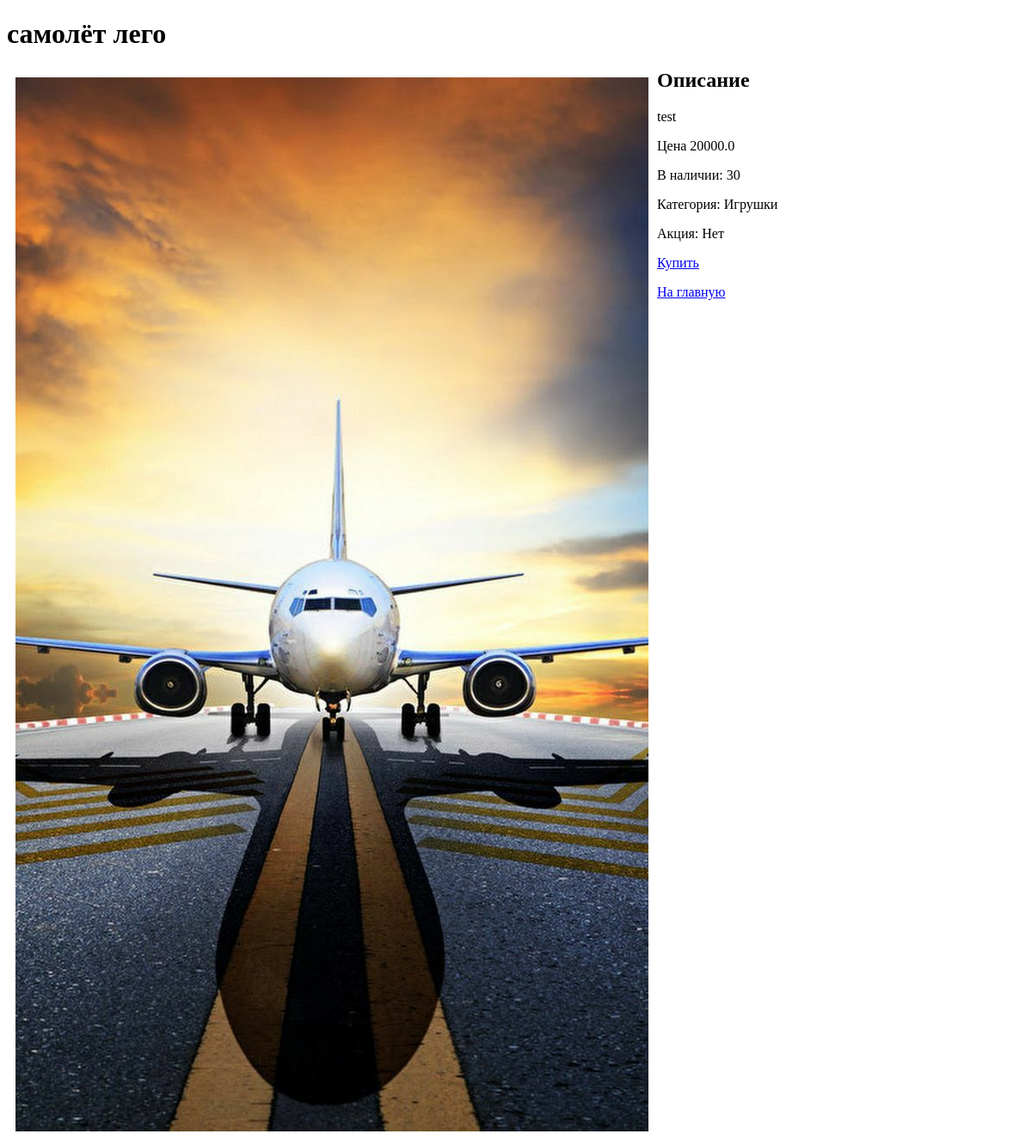
/product/2 (signed in), run on the app's committed database.
### app/models/product.py (models this page shows)
class ProductModel(Base):
    __tablename__ = 'products'
    __table_args__ = {'keep_existing': True}
    id = Column(INTEGER, primary_key=True)
    name = Column(String, index=True)
    description = Column(String)
    item_number = Column(String)
    price = Column(DOUBLE)
    count = Column(INTEGER)
    is_active = Column(BOOLEAN, default=True)
    category_id = Column(INTEGER, ForeignKey('categories.id', ondelete='CASCADE'), nullable=False)
    action = Column(BOOLEAN, default=False)
    img = Column(String)
    category = relationship('Categories')
    used_buy = relationship(
        'BuyerProd',
        back_populates='product',
        cascade='save-update, merge, delete',
        passive_deletes=True,
    )

### app/models/category.py (models this page shows)
class Categories(Base):
    __tablename__ = 'categories'
    __table_args__ = {'keep_existing': True}
    id = Column(INTEGER, primary_key=True)
    name = Column(String, unique=True)
    parent = Column(INTEGER, ForeignKey('categories.id'), default=-1)
    parent_category = relationship('Categories')

### app/routers/product.py (the view)
@product_router.get('/{id_product}')
async def select_product_get(request: Request, db: Annotated[Session, Depends(get_db)], id_product: int = -1,
                             user=Depends(get_current_user)):
    info = {'request': request, 'title': 'Описание товара'}
    product = db.scalar(select(ProductModel).where(ProductModel.id == id_product))
    if product is not None:
        categories = get_categories(db)
        info['product_category'] = find_category(categories, product.category_id)
        info['product'] = product
        info['image_str'], info['format_file'] = image_to_str(product, 'page')
        if user is not None:
            info['user'] = user
    else:
        return HTTPException(status.HTTP_404_NOT_FOUND, detail='Товар отсутствует')
    return templates.TemplateResponse('product_page.html', info)

### app/templates/product/product_page.html (shortened to what this page needs)
<!DOCTYPE html>
<html lang="en">
<head>
    <link href="{{ url_for('static', path='/style.css') }}" rel="stylesheet">
</head>
<body>
        <h1> {{ product.name}}</h1>
        <img alt="{{ product.name}}"/>
        <h2>Описание</h2>
        <p> {{product.description}}</p>
        {% if product.is_active %}
            <p>Цена {{product.price}}</p>
            <p> В наличии: {{product.count}} </p>
            <p>Категория: {{product_category}} </p>
            <p>Акция: {% if product.action %} Участвует {% else %} Нет {% endif %}</p>
            {% if user %}
            <a href="/buy/car/{{product.id}}"> Купить</a>
            {% else %}
            <p>Вы не вошли в систему</p>
            {% endif %}
        {% else %}
            <p>Товар отсутствует </p>
        {% endif %}
        <p><a href="/main"> На главную</a></p>
</body>
</html>

### app/static/style.css (style rules this page uses)
img { float: left; margin: 10px; }

### data on the page
ProductModel: name "самолёт лего", description "test", price "20000.0", count "30"
Categories: name "Игрушки"
